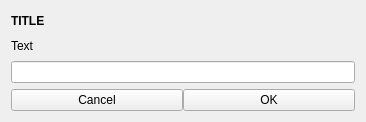
<?xml version="1.0" encoding="UTF-8"?>
<ui version="4.0">
 <class>tInputDialog</class>
 <widget class="QWidget" name="tInputDialog">
  <property name="geometry">
   <rect>
    <x>0</x>
    <y>0</y>
    <width>366</width>
    <height>122</height>
   </rect>
  </property>
  <property name="windowTitle">
   <string notr="true">Form</string>
  </property>
  <layout class="QVBoxLayout" name="verticalLayout">
   <item>
    <widget class="QLabel" name="titleLabel">
     <property name="font">
      <font>
       <weight>75</weight>
       <bold>true</bold>
      </font>
     </property>
     <property name="text">
      <string notr="true">TITLE</string>
     </property>
    </widget>
   </item>
   <item>
    <widget class="QLabel" name="messageLabel">
     <property name="text">
      <string notr="true">Text</string>
     </property>
    </widget>
   </item>
   <item>
    <widget class="QLineEdit" name="inputEdit"/>
   </item>
   <item>
    <layout class="QHBoxLayout" name="horizontalLayout">
     <property name="spacing">
      <number>0</number>
     </property>
     <item>
      <widget class="QPushButton" name="cancelButton">
       <property name="text">
        <string>Cancel</string>
       </property>
      </widget>
     </item>
     <item>
      <widget class="QPushButton" name="okButton">
       <property name="text">
        <string>OK</string>
       </property>
      </widget>
     </item>
    </layout>
   </item>
  </layout>
 </widget>
 <resources/>
 <connections>
  <connection>
   <sender>inputEdit</sender>
   <signal>returnPressed()</signal>
   <receiver>okButton</receiver>
   <slot>click()</slot>
   <hints>
    <hint type="sourcelabel">
     <x>266</x>
     <y>66</y>
    </hint>
    <hint type="destinationlabel">
     <x>274</x>
     <y>99</y>
    </hint>
   </hints>
  </connection>
 </connections>
</ui>
